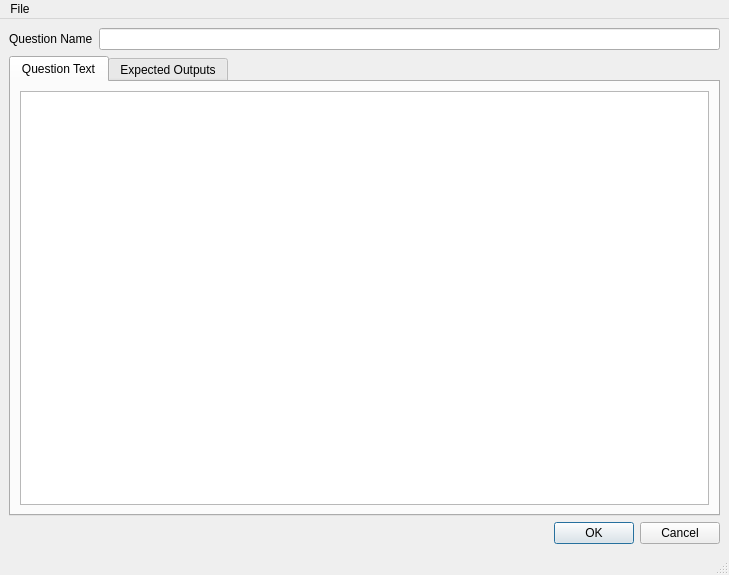
<?xml version="1.0" encoding="UTF-8"?>
<ui version="4.0">
 <class>MainWindow</class>
 <widget class="QMainWindow" name="MainWindow">
  <property name="geometry">
   <rect>
    <x>0</x>
    <y>0</y>
    <width>729</width>
    <height>575</height>
   </rect>
  </property>
  <property name="windowTitle">
   <string>ZincCreator</string>
  </property>
  <property name="windowIcon">
   <iconset>
    <normaloff>resources/zinc.png</normaloff>resources/zinc.png</iconset>
  </property>
  <widget class="QWidget" name="centralwidget">
   <layout class="QVBoxLayout" name="verticalLayout">
    <item>
     <layout class="QHBoxLayout" name="horizontalLayout_3">
      <item>
       <widget class="QLabel" name="TextQuestionName">
        <property name="text">
         <string>Question Name</string>
        </property>
       </widget>
      </item>
      <item>
       <widget class="QLineEdit" name="NameBox"/>
      </item>
     </layout>
    </item>
    <item>
     <widget class="QTabWidget" name="ContentSpace">
      <property name="currentIndex">
       <number>0</number>
      </property>
      <widget class="QWidget" name="tab">
       <attribute name="title">
        <string>Question Text</string>
       </attribute>
       <layout class="QVBoxLayout" name="verticalLayout_4">
        <item>
         <widget class="QTextEdit" name="QuestionText"/>
        </item>
       </layout>
      </widget>
      <widget class="QWidget" name="tab_2">
       <attribute name="title">
        <string>Expected Outputs</string>
       </attribute>
       <layout class="QVBoxLayout" name="verticalLayout_2">
        <item>
         <layout class="QHBoxLayout" name="horizontalLayout">
          <item>
           <widget class="QToolButton" name="AddButton">
            <property name="text">
             <string>Add...</string>
            </property>
           </widget>
          </item>
          <item>
           <widget class="QToolButton" name="DeleteButton">
            <property name="text">
             <string>Delete Selected</string>
            </property>
           </widget>
          </item>
          <item>
           <spacer name="horizontalSpacer">
            <property name="orientation">
             <enum>Qt::Horizontal</enum>
            </property>
            <property name="sizeHint" stdset="0">
             <size>
              <width>40</width>
              <height>20</height>
             </size>
            </property>
           </spacer>
          </item>
         </layout>
        </item>
        <item>
         <widget class="QTableWidget" name="ExpectedOutputTable"/>
        </item>
       </layout>
      </widget>
     </widget>
    </item>
    <item>
     <widget class="QDialogButtonBox" name="FinalConfirmBox">
      <property name="standardButtons">
       <set>QDialogButtonBox::Cancel|QDialogButtonBox::Ok</set>
      </property>
     </widget>
    </item>
   </layout>
  </widget>
  <widget class="QStatusBar" name="statusbar"/>
  <widget class="QMenuBar" name="menubar">
   <property name="geometry">
    <rect>
     <x>0</x>
     <y>0</y>
     <width>729</width>
     <height>23</height>
    </rect>
   </property>
   <widget class="QMenu" name="menuFile">
    <property name="title">
     <string>File</string>
    </property>
    <addaction name="OpenButton"/>
   </widget>
   <addaction name="menuFile"/>
  </widget>
  <action name="OpenButton">
   <property name="text">
    <string>Open</string>
   </property>
  </action>
  <action name="actionSave">
   <property name="text">
    <string>Save</string>
   </property>
  </action>
  <action name="actionNew">
   <property name="text">
    <string>New</string>
   </property>
  </action>
 </widget>
 <resources/>
 <connections>
  <connection>
   <sender>FinalConfirmBox</sender>
   <signal>accepted()</signal>
   <receiver>MainWindow</receiver>
   <slot>DoOutput()</slot>
   <hints>
    <hint type="sourcelabel">
     <x>655</x>
     <y>529</y>
    </hint>
    <hint type="destinationlabel">
     <x>535</x>
     <y>574</y>
    </hint>
   </hints>
  </connection>
  <connection>
   <sender>AddButton</sender>
   <signal>clicked()</signal>
   <receiver>MainWindow</receiver>
   <slot>AddButtonClicked()</slot>
   <hints>
    <hint type="sourcelabel">
     <x>72</x>
     <y>109</y>
    </hint>
    <hint type="destinationlabel">
     <x>243</x>
     <y>31</y>
    </hint>
   </hints>
  </connection>
  <connection>
   <sender>DeleteButton</sender>
   <signal>clicked()</signal>
   <receiver>MainWindow</receiver>
   <slot>DeleteButtonClicked()</slot>
   <hints>
    <hint type="sourcelabel">
     <x>181</x>
     <y>109</y>
    </hint>
    <hint type="destinationlabel">
     <x>368</x>
     <y>56</y>
    </hint>
   </hints>
  </connection>
  <connection>
   <sender>FinalConfirmBox</sender>
   <signal>rejected()</signal>
   <receiver>MainWindow</receiver>
   <slot>close()</slot>
   <hints>
    <hint type="sourcelabel">
     <x>596</x>
     <y>533</y>
    </hint>
    <hint type="destinationlabel">
     <x>468</x>
     <y>511</y>
    </hint>
   </hints>
  </connection>
  <connection>
   <sender>OpenButton</sender>
   <signal>triggered()</signal>
   <receiver>MainWindow</receiver>
   <slot>OpenButtonClicked()</slot>
   <hints>
    <hint type="sourcelabel">
     <x>-1</x>
     <y>-1</y>
    </hint>
    <hint type="destinationlabel">
     <x>364</x>
     <y>287</y>
    </hint>
   </hints>
  </connection>
 </connections>
 <slots>
  <slot>BrowseButtonClicked()</slot>
  <slot>DoOutput()</slot>
  <slot>AddButtonClicked()</slot>
  <slot>DeleteButtonClicked()</slot>
  <slot>Cancelled()</slot>
  <slot>OpenButtonClicked()</slot>
 </slots>
</ui>
